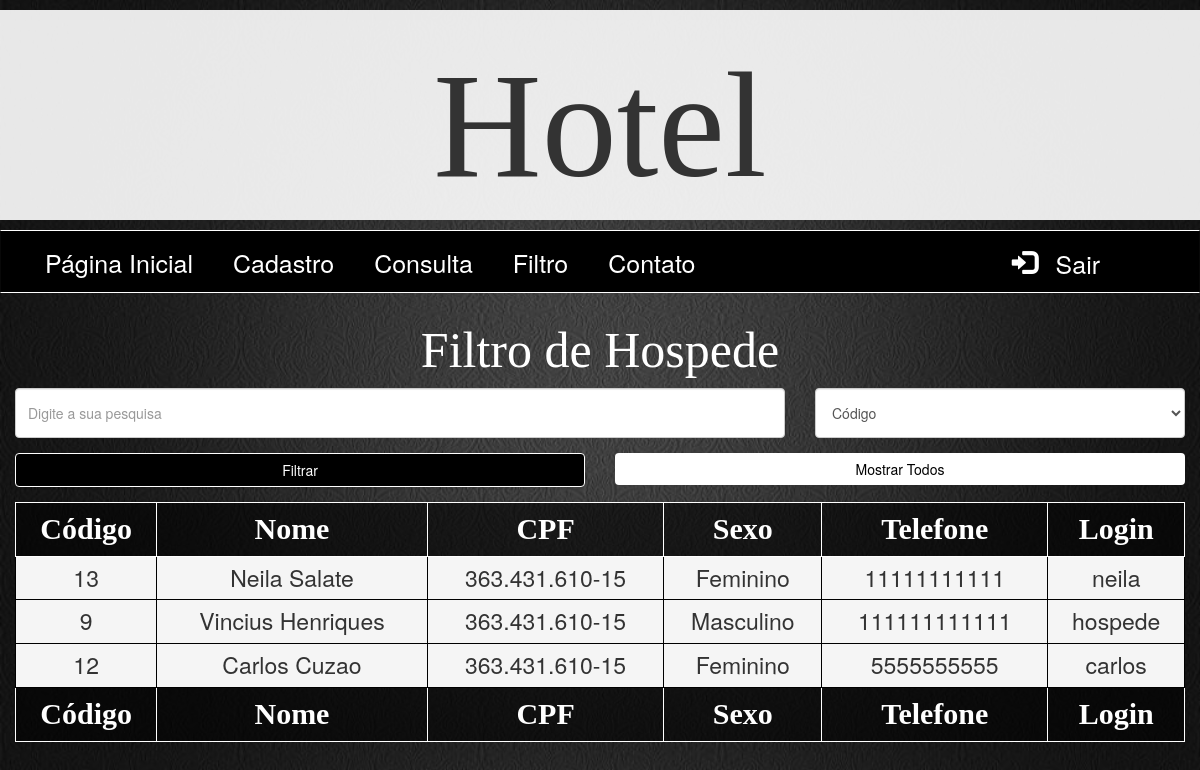
Page /filtro-hospede.php (signed in) on the committed database.
### tables this page shows
CREATE TABLE IF NOT EXISTS `hospede` (
  `idHospede` bigint(20) NOT NULL AUTO_INCREMENT,
  `nome` varchar(200) NOT NULL,
  `cpf` varchar(200) NOT NULL,
  `sexo` varchar(100) NOT NULL,
  `telefone` varchar(100) NOT NULL,
  `login` varchar(200) NOT NULL,
  `senha` varchar(200) NOT NULL,
  PRIMARY KEY (`idHospede`)
);

### dao/conexaobanco.class.php (called while the page is built, shortened)
<?php
class ConexaoBanco extends PDO{
  private static $instance = null;
  public static function getInstance(){
    if(!isset(self::$instance)){
      try{
        self::$instance = new ConexaoBanco("mysql:dbname=hotel2;host=localhost","root","root");
      }catch(PDOException $e){
        echo "Erro ao conectar!".$e;
      }
    }
    return self::$instance;
  }
}

### dao/hospededao.class.php (called while the page is built, shortened)
<?php
require 'conexaobanco.class.php';
  class HospedeDAO{
    private $conexao = null;
    public function __construct(){
      $this->conexao = ConexaoBanco::getInstance();
    }
    public function buscarHospede(){
      try {
        $stat = $this->conexao->query("select * from hospede");
        $array = $stat->fetchAll(PDO::FETCH_CLASS, 'hospede');
        return $array;
      }catch(PDOException $pe){
        echo "erro ao buscar Hospedes!".$pe;
      }
    }
  }

### modelo/hospede.class.php (called while the page is built, shortened)
<?php
class Hospede{
  public function __get($a){
    return $this->$a;
  }
}

### filtro-hospede.php (the view, shortened to what this page needs)
<!DOCTYPE html>
<html lang="pt-br">
  <head>
    <link rel="stylesheet" type="text/css" href="css/estilo.css">
    <link rel="stylesheet" href="https://maxcdn.bootstrapcdn.com/bootstrap/3.3.7/css/bootstrap.min.css">
  </head>
  <body>
    <div class="container-fluid" >
        <div id="banner" class="col-md-12"><h5 id="hotel">Hotel</h5></div>
    </div>
      <nav class="navbar navbar-inverse">
        <div class="container-fluid">
        <div class="col-md-10">
        <ul class="nav navbar-nav">
          <?php
          if(isset($_SESSION['privateUser'])){
            $u = unserialize($_SESSION['tipo']);
            if($u == 'funcionario'){
          ?>
              <li><a href="index.php">Página Inicial</a></li>
              <li><a href="#" id="btn-1" data-toggle="collapse" data-target="#submenu1" aria-expanded="false">Cadastro</a>
              </li>
              <li><a href="#" id="btn-1" data-toggle="collapse" data-target="#submenu2" aria-expanded="false">Consulta</a>
              </li>
              <li><a href="#" id="btn-1" data-toggle="collapse" data-target="#submenu3" aria-expanded="false">Filtro</a>
              </li>
              <li><a href="contato.php" >Contato</a> </li>
              </div>
              <div class="col-md-2 login">
                <a href="login.php" class="login"><form name="deslogar" action="login.php" method="post" >
                    <span class="form-inline btn-default" style="color:white"><i class="glyphicon glyphicon-log-in"></i>
                    <input type="submit" name="deslogar" class="btn btn-default" value="Sair" style="font-size: 30px;margin-top: -5px;"></span>
                  </form></a>
              </div>
          <?php
        }else if($u == 'hospede'){
            ?>
              <li><a href="index.php">Página Inicial</a></li>
              <li><a href="cadastro-reserva.php">Fazer Reserva</a></li>
                <li><a href="#" id="btn-1" data-toggle="collapse" data-target="#submenu3" aria-expanded="false">Filtro</a>
                  <ul class="nav collapse" id="submenu3" role="menu" aria-labelledby="btn-1">
                    <li><a href="filtro-funcionario.php">Funcionário</a>
                    </li>
                    <li><a href="filtro-reserva.php">Reserva</a>
                    </li>
                    <li><a href="filtro-hospede.php">Hospede</a>
                    </li>
                    <li><a href="filtro-quarto.php">Quarto</a>
                    </li>
                  </ul>
                </li>
                <li><a href="contato.php">Contato</a> </li>
                </div>
                <div class="col-md-2 login">
                  <li class="dropdown"><span class="form-inline" style="color:white"><i class="glyphicon glyphicon-user"></i>
                  </span><a class="dropdown-toggle" data-toggle="dropdown" href="#">Perfil
                    <span class="caret"></span></a>
                    <ul class="dropdown-menu" style="background-color:black;">
                      <li><a href="consulta-dados.php">Seus Dados</a></li>
                      <li id="linkmeio"><a href="consulta.php">Reservas</a></li>
                      <li><a href="login.php" ><form name="deslogar" action="login.php" method="post" ><input id="link" type="submit" name="deslogar" class="btn btn-link" value="Sair"></a></form></li>
                    </ul>
                  </li>
                </div>
              </ul>
            <?php
            }
          }
          ?>
      </div>
    </nav>
    <h2>Filtro de Hospede</h2>
      <form name="filtrolivro" method="post" action="">
        <div class="form-group col-md-8">
          <input type="text" name="txtpesquisa"
                 placeholder="Digite a sua pesquisa"
                 class="form-control">
        </div>
        <div class="form-group col-md-4">
          <select name="rdfiltro" class="form-control ">
            <option value="idhospede">Código</option>
          </select>
        </div>
        <div class="form-group col-md-6">
          <input type="submit" name="filtrar" value="Filtrar"
                 class="btn btn-primary filtro" class="form-control">
        </div>
        <div class="form-group col-md-6">
          <input type="submit" name="filtrar" value="Mostrar Todos"
                 class="btn btn-primary filtro2" class="form-control">
        </div>
      </form>
      <?php
      include 'dao/hospededao.class.php';
      include 'modelo/hospede.class.php';
      include 'util/validacao.class.php';
      if(isset($_POST['filtrar'])) {
        $filtro = $_POST['rdfiltro'];
        $pesq = $_POST['txtpesquisa'];
        $query = "";
        if($pesq != ""){
          if($filtro == 'idhospede' && Validacao::validarCod($pesq)){
            $query = "where idHospede = ".$pesq;
          }else if($filtro == 'nome'){
            $query = "where nome like '%".$pesq."%'";
          }else if($filtro == 'cpf'){
            $query = "where cpf like '%".$pesq."%'";
          }else if($filtro == 'sexo'){
            $query = "where sexo like '%".$pesq."%'";
          }else if($filtro == 'telefone'){
            $query = "where telefone like '%".$pesq."%'";
          }else if($filtro == 'login'){
            $query = "where login like '%".$pesq."%'";
          }
        }
        $hosDAO = new HospedeDAO();
        $array = $hosDAO->filtrar($query);
      } else {
        $hosDAO = new HospedeDAO();
        $array = $hosDAO->buscarHospede();
      }
      if(count($array) != 0){
      ?>
      <div class="table-responsivec col-md-12">
        <table class="table table-striped table-bordered bg-link    table-hover table-condensed">
          <thead>
            <tr class="info">
              <th>Código</th>
              <th>Nome</th>
              <th>CPF</th>
              <th>Sexo</th>
              <th>Telefone</th>
              <th>Login</th>
            </tr>
          </thead>
          <tfoot>
            <tr class="info">
              <th>Código</th>
              <th>Nome</th>
              <th>CPF</th>
              <th>Sexo</th>
              <th>Telefone</th>
              <th>Login</th>
            </tr>
          </tfoot>
          <tbody>
            <?php
            foreach($array as $a){
              echo "<tr class='active'>";
                echo "<td>$a->idHospede</td>";
                echo "<td>$a->nome</td>";
                echo "<td>$a->cpf</td>";
                echo "<td>$a->sexo</td>";
                echo "<td>$a->telefone</td>";
                echo "<td>$a->login</td>";
              echo "</tr>";
            }
            ?>
          </tbody>
        </table>
      </div>
      <?php
    }else{
      echo "<h2 class='col-md-12'>Não há dado(s) para serem exibidos!</h2>";
    }
      ?>
  </body>
</html>

### css/estilo.css (style rules this page uses)
body { background-image: url('../imagens/background3.jpg'); background-repeat: repeat-y; background-position: top center; background-size: 100%; font-family: capriola,helvetica, sans-serif; font-size: 12px; margin-bottom: 50px!important; }
th { font-family: calibri; font-size: 30px; text-align: center!important; color: white!important; background-color: rgba(0,0, 0,0.6)!important; border:1px solid white!important; }
table { border-left:0!important; border-right:0!important; }
td { font-size: 23px; text-align: center; border: 1px solid black!important; }
body ul li { margin-left:10px; }
body h2 { font-size: 50px; font-family: 'Turtles'; color: white; text-align: center; }
.container-fluid { margin: 0!important; padding: 0!important; }
li { font-size: 25px; margin-left: 20px; margin-top: 2px; }
li a { color: white!important; }
#banner { background-color:rgba(255,255,255,0.9); background-size: 100% 100%; height: 210px; margin-top: 10px!important; margin-bottom: 10px!important; }
.navbar { padding: 4px!important; margin: 0!important; border-top:1px solid white!important; border-bottom:1px solid white!important; border-radius:0!important; background-color: black!important; margin-bottom: 30px!important; }
#hotel { font-family: 'fonte2'; font-size: 150px; text-align: center; padding-top: 2%; }
.login { margin-top: 10px; margin-bottom: 0!important; }
.form-control { height: 50px!important; }
.filtro { width: 100%!important; background-color: black!important; border:1px solid white!important; color: white!important; }
.filtro2 { width: 100%!important; background-color: white!important; border:0!important; color: black!important; }
.btn-default { background-color: transparent!important; font-size: 25px!important; border:0!important; color: white!important; }

### rows in the picture
hospede: idHospede "13", nome "Neila Salate", cpf "363.431.610-15", sexo "Feminino", telefone "11111111111", login "neila"
hospede: idHospede "9", nome "Vincius Henriques", cpf "363.431.610-15", sexo "Masculino", telefone "111111111111", login "hospede"
hospede: idHospede "12", nome "Carlos Cuzao", cpf "363.431.610-15", sexo "Feminino", telefone "5555555555", login "carlos"
